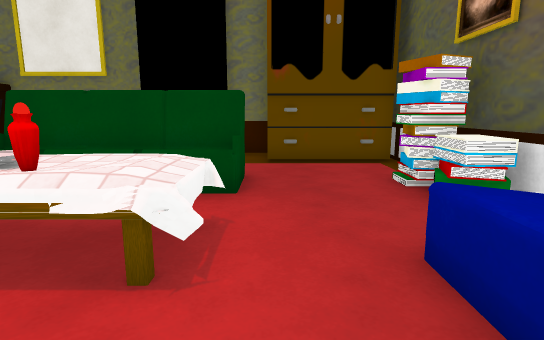
View 1 (above)

13 first-person views from a walk through a Unity game level. The camera is 1.3 m above the floor, tilts 10° down and sees 80° across. The floor is counted in squares, 1 m on a side. Each view is taken from the middle of a square. On the plan, view 1 faces up. The plan holds only what a view shows up to about 14 squares ahead; the rest is blank. The place goes on beyond the plan. Some surface patterns are stand-ins.

View 2
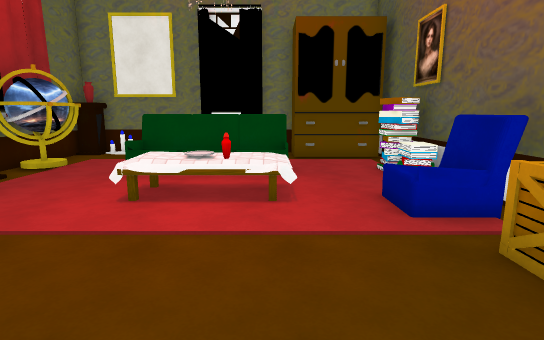

View 3
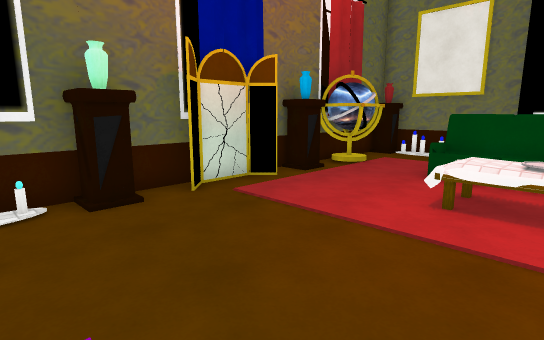

View 4
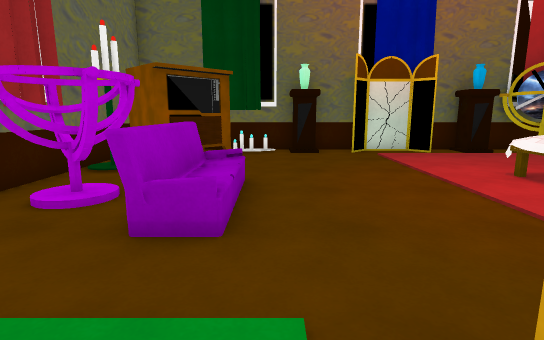

View 5
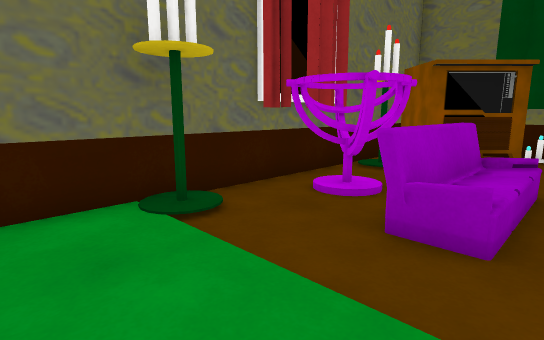

View 6
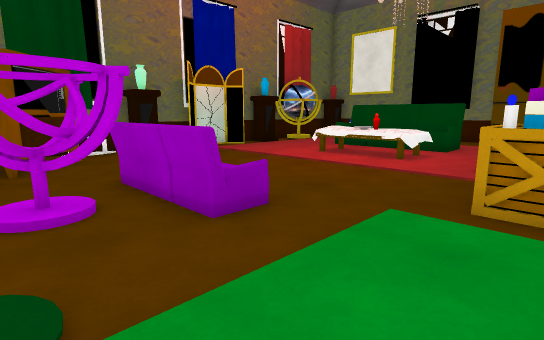

View 7
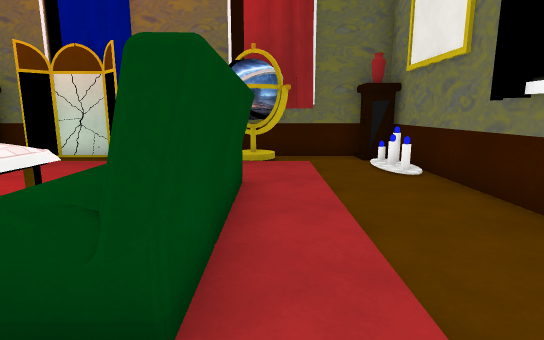

View 8
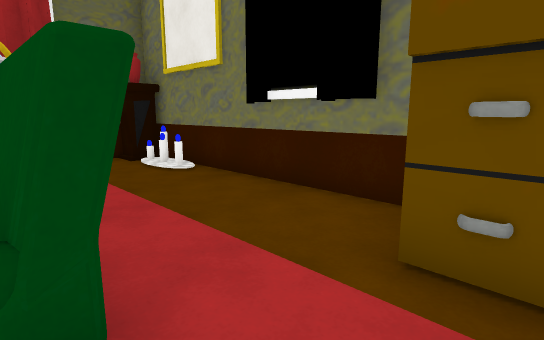

View 9
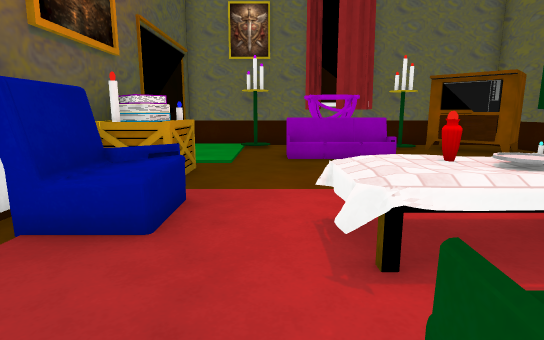

View 10
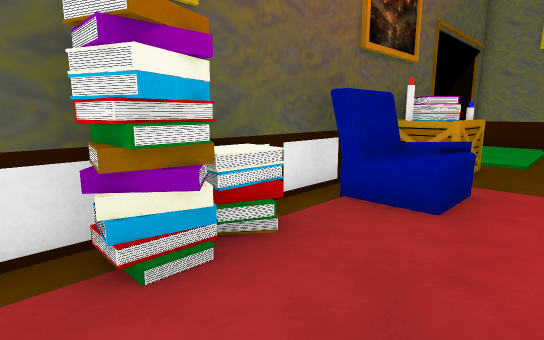

View 11
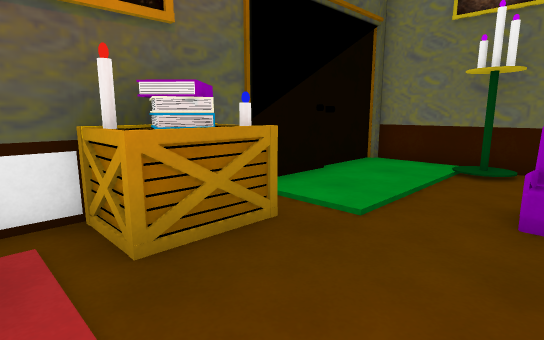

View 12
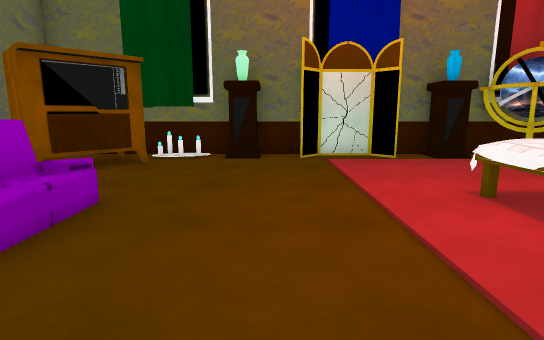

View 13
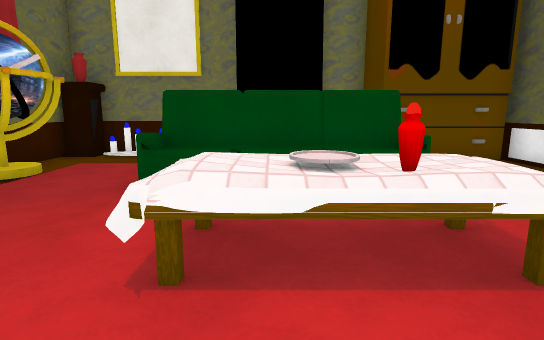

### Floor plan
Key: @ floor where view 1 was taken; # wall or solid block; . main floor; : floor 0.5 m higher than the main floor; = window, fence, low wall or low ledge; ^ raised ledge; T thing the floor can be seen under or through; O other object.
Columns run from 9 left of view 1 to 4 right of it. Each row starts with its distance up from view 1.
 11 ##########
 10 #OOO.....#   #
  9 #........#####
  8 #............#
  7 OO..TTTTT....#
  6 OO..^^^^T..OO#
  5 #...^^^^^...O#
  4 #....====...O#
  3 #....^OO^..=##
  2 O....#=^^.^^##
  1 #..........^##
  0 #........@.OO#
 -1 #..........OO#
 -2 #..........OO#
 -3 #............#
 -4 ##...=:::....
 -5 ###...###....
 -6   ##..OO.....
 -7   ##O.OO..O..#
 -8  #############

Positions as (right, up) in squares from view 1, and headings:
1: (0, 0), facing up
2: (-1, -4), facing up
3: (-2, -4), facing up-left
4: (3, -3), facing left
5: (3, -3), facing down-left
6: (3, -7), facing up-left
7: (1, 7), facing left
8: (1, 6), facing up-left
9: (0, 6), facing down
10: (0, 7), facing down-right
11: (-1, 1), facing down-right
12: (1, -1), facing left
13: (-3, 0), facing up
